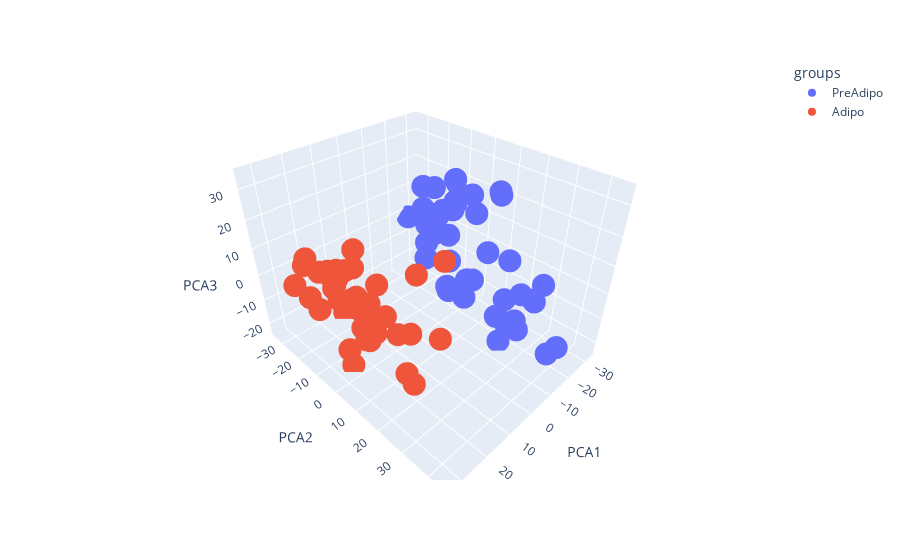

Write notebook code for a chart like this one.
### Code cell
fig = px.scatter_3d(pca_output_log_df, x='PCA1', y='PCA2', z='PCA3', color="groups")
fig.show()
